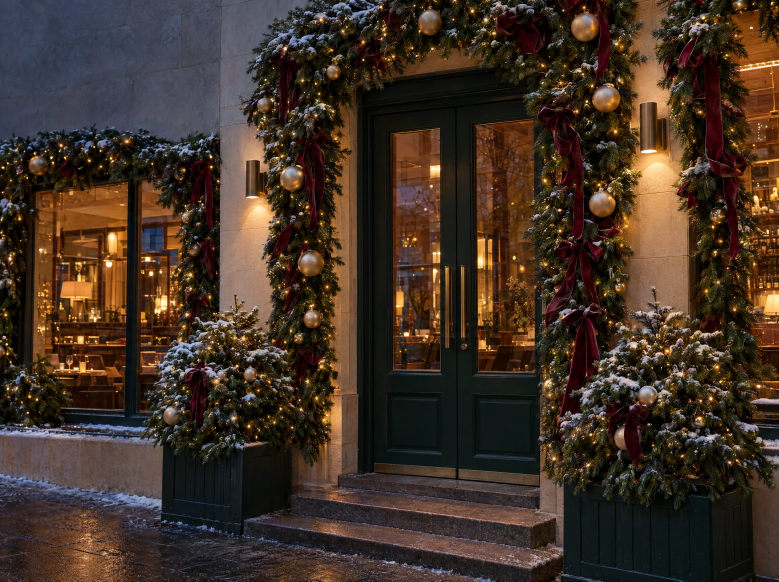
#> input picture Decoriya/assets/photos/new/commercial-full.webp, 2336 x 1744 px (shown at 1/3 size); its folder holds 4 pictures in this run
$ python build-photo-series.py
#> lines starting #> are read from the running program, lines starting #| are printed output that depends on the picture
#> in photo, `return ImageOps.fit(Image.open(F/f'photos/new/{key}-{view}.webp').conv..`:
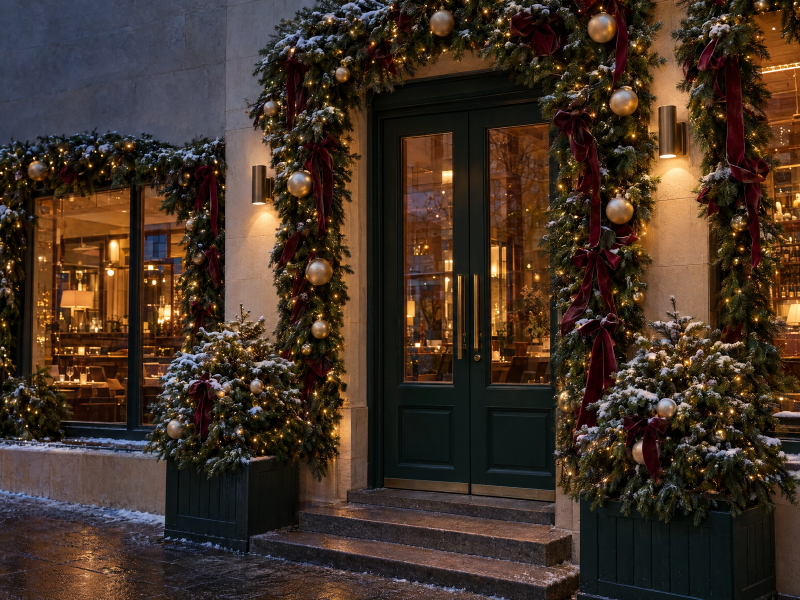
#> returned value: PIL image 1600x1200 RGBA (shown at 1/2 size); mean R, G, B, A 65.5, 49.6, 38, 255
"""Compose 18 full-photo ad cards. Source photos are never painted over or altered.
Run from any folder. Pillow and bundled Manrope fonts are required for authoring only.
"""
from pathlib import Path
from PIL import Image,ImageDraw,ImageFont,ImageOps
import json
ROOT=Path(__file__).resolve().parents[1]
OUT=ROOT/'assets/slides'
PNG=ROOT/'output/new-presentation'
PNG.mkdir(parents=True,exist_ok=True)
F=ROOT/'assets'
W,H=1600,1200
WHITE='#fffdf6';FOREST='#183b32';GOLD='#e6c998';BURGUNDY='#57212f'
configs=[
 dict(key='commercial',tag='КАФЕ · РЕСТОРАНЫ · МАГАЗИНЫ',cover=['Вход, у которого','хочется остановиться'],sub='Новогоднее оформление входной группы',whole=['Оформим вход','в характере заведения'],detail=['Бархат, хвоя','и мягкое золото'],object=['В пропорциях','вашего фасада'],cta=['Покажите вход.','Обсудим оформление.'],items=[('Хвоя','Обрамление по форме входа'),('Цвет','Ленты и украшения под заведение'),('Свет','Декоративные огни по составу')],pointers=[('Хвоя и ленты',(1300,440)),('Цвет и фактура',(1380,780)),('Проход для гостей',(1040,1010))]),
 dict(key='home',tag='ЧАСТНЫЕ ДОМА · ДВЕРЬ И КРЫЛЬЦО',cover=['Новый год','начинается у двери'],sub='Новогоднее оформление входа в дом',whole=['Вечером домой.','И сразу праздник.'],detail=['Хвоя, бархат','и тепло огней'],object=['Под архитектуру','вашего дома'],cta=['Пришлите фото.','Начнём с вашего дома.'],items=[('Вход','Хвойное обрамление и венок'),('Палитра','Ленты и украшения под фасад'),('Продолжение','Холл и ёлка по согласованию')],pointers=[('Хвойная арка',(1290,425)),('Венок и бархат',(1130,625)),('Свободный проход',(1020,1030))]),
 dict(key='window',tag='МАГАЗИНЫ · БУТИКИ · ВИТРИНЫ',cover=['Новогодняя витрина.','Ваша коллекция в центре.'],sub='Новогоднее оформление витрины',whole=['Декор по краям.','Коллекция в центре.'],detail=['Фактура, которую','хочется рассмотреть'],object=['Под ваш бренд','и вашу витрину'],cta=['Покажите витрину.','Подберём композицию.'],items=[('Обрамление','Хвоя и подвесы по краям'),('Акценты','Украшения в палитре бренда'),('Обзор','Расположение с учётом товара')],pointers=[('Декор по краям',(1250,460)),('Товар в центре',(1030,700)),('Вход в той же палитре',(1480,970))])
]
font_cache={}
def font(size,weight=600):
 k=(size,weight)
 if k not in font_cache: font_cache[k]=ImageFont.truetype(str(F/f'manrope-{weight}.ttf'),size)
 return font_cache[k]
def text(im,xy,s,size=32,fill=WHITE,weight=600):
 f=font(size,weight);box=ImageDraw.Draw(im).textbbox(xy,s,font=f,anchor='lt')
 assert box[0]>=0 and box[2]<=W-24 and box[3]<=H-20,(s,box)
 ImageDraw.Draw(im).text(xy,s,font=f,fill=fill,anchor='lt',stroke_width=0)
def width(s,size=32,weight=600):return font(size,weight).getlength(s)
def grad(im,top=0,bottom=0,left=0):
#> called with top = 185, bottom = 160, left = 0
 layer=Image.new('RGBA',(W,H));pix=layer.load()
#> after `layer = Image.new('RGBA', (W, H))`: layer: PIL image 1600x1200 RGBA; every value is 0
 # One line per row/column keeps the compositing deterministic.
 d=ImageDraw.Draw(layer)
 for y in range(H):
  a=max(int(top*max(0,1-y/600)),int(bottom*max(0,(y-560)/640)))
  if a:d.line((0,y,W,y),fill=(8,22,18,a))
 if left:
  for x in range(1000):
   a=int(left*max(0,1-x/1000));d.line((x,0,x,H),fill=(8,22,18,a))
 return Image.alpha_composite(im.convert('RGBA'),layer)
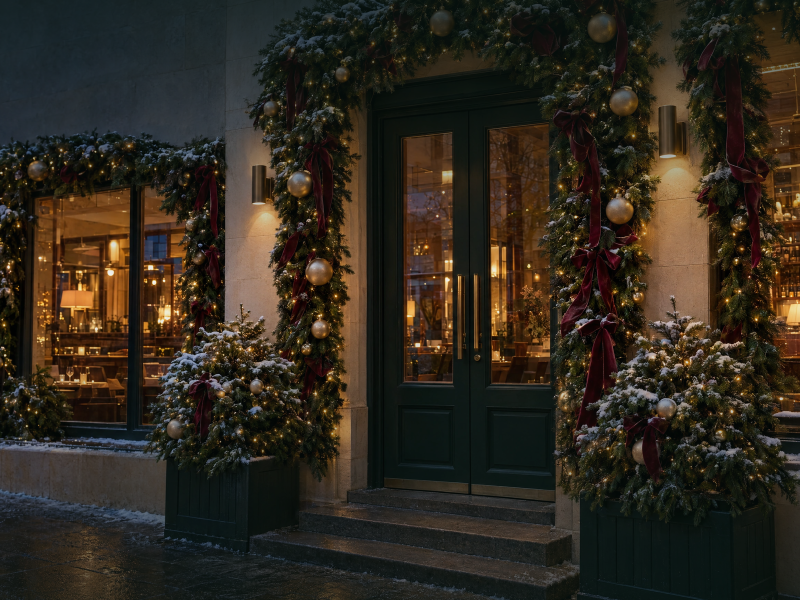
#> returned value: PIL image 1600x1200 RGBA (shown at 1/2 size); mean R, G, B, A 47.3, 40.4, 30, 255
def photo(key,view='full'):
 return ImageOps.fit(Image.open(F/f'photos/new/{key}-{view}.webp').convert('RGB'),(W,H),method=Image.Resampling.LANCZOS).convert('RGBA')
def rr(im,box,fill,r=18,outline=None,width=1):ImageDraw.Draw(im).rounded_rectangle(box,r,fill=fill,outline=outline,width=width)
#> called with box = (64, 58, 491, 110), fill = (17, 36, 30, 230), r = 26, width = 1
def badge(im,txt,x=64,y=58,size=23):
 w=width(txt,size)+38;rr(im,(x,y,x+w,y+52),(17,36,30,230),r=26);text(im,(x+19,y+14),txt,size)
def brand(im):
#> (the run stopped early here; a loop or call above may not have finished)
